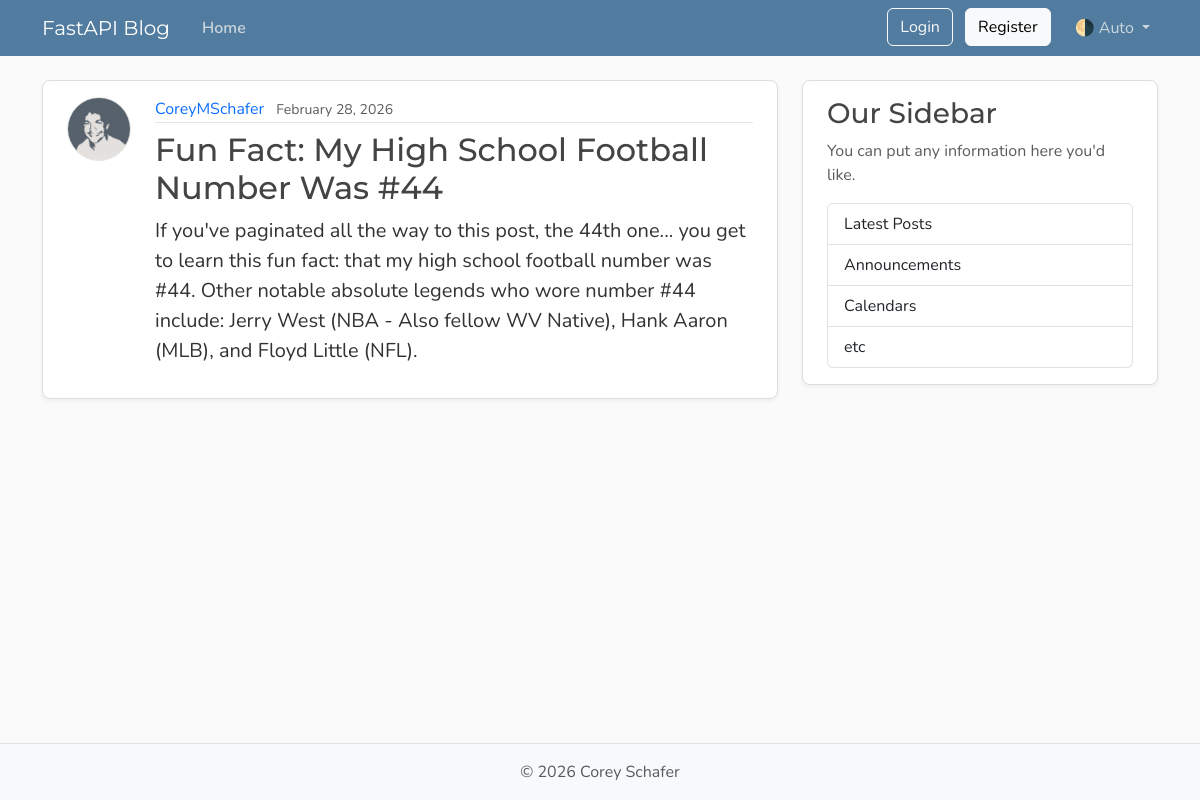
/posts/1, run on the app's committed database.
### models.py (models this page shows, shortened)
class UserBase(SQLModel):
    username: Annotated[str, SQLModelField(min_length=1, max_length=50, unique=True, nullable=False)]
    image_file: Annotated[str | None, SQLModelField(max_length=200, nullable=True, default=None)] = None

class User(UserBase, table=True):
    __tablename__ = "users" # type: ignore
    id: Annotated[int | None, SQLModelField(default=None, primary_key=True, index=True)] = None
    email: Annotated[EmailStr, SQLModelField(max_length=120, unique=True, nullable=False)]
    password_hash: Annotated[str, SQLModelField(max_length=200, nullable=False)]
    posts: Mapped[list["Post"]] = Relationship(
        sa_relationship=relationship("Post", back_populates="author", cascade="all, delete-orphan"))

class PostBase(SQLModel):
    title: Annotated[str, SQLModelField(min_length=1, max_length=100, index=True)]
    content: Annotated[str, SQLModelField(min_length=1)]

class Post(PostBase, table=True):
    __tablename__ = "posts" # type: ignore
    id: Annotated[int | None, SQLModelField(default=None, primary_key=True)] = None
    date_posted: Annotated[datetime, SQLModelField(
        sa_column=Column(DateTime(timezone=True)),
        default_factory=lambda: datetime.now(tz=timezone.utc))]
    user_id: Annotated[int, SQLModelField(foreign_key="users.id", nullable=False, index=True)]
    author: Mapped[User | None] = Relationship(
        sa_relationship=relationship("User", back_populates="posts"))

### main.py (the view)
@app.get("/posts/{post_id}", include_in_schema=False)
async def post_page(request: Request, post_id: int, db: Annotated[AsyncSession, Depends(models.get_db)]):
    result = await db.execute(select(models.Post).options(selectinload(models.Post.author)).where(col(models.Post.id) == post_id))
    post = result.scalars().first()
    if post:
        title = post.title[:50]
        return templates.TemplateResponse(request,
            "post.html",
            {"post": post, "title": title}
        )
    raise HTTPException(status_code=status.HTTP_404_NOT_FOUND, detail="Post not found")

### templates/post.html (shortened to what this page needs)
{% extends "layout.html" %}
{% block content %}
  <article class="content-section py-3 px-4 mb-4">
    <div class="d-flex align-items-start gap-4">
      <img class="rounded-circle article-img flex-shrink-0"
           src="{{ post.author.image_path}}"
           alt="{{ post.author.username }}'s profile picture"
           width="64"
           height="64"
           loading="lazy">
      <div class="flex-grow-1">
        <div class="article-metadata mb-2">
          <a class="me-2" href="{{ url_for('user_posts', user_id=post.author.id) }}">{{ post.author.username }}</a>
          <small class="text-body-secondary">{{ post.date_posted.strftime("%B %d, %Y") }}</small>
        </div>
        <h2 class="article-title">{{ post.title }}</h2>
        <p class="article-content">{{ post.content }}</p>
      </div>
    </div>
  </article>
{% endblock content %}

### templates/layout.html (shortened to what this page needs)
<!DOCTYPE html>
<html lang="en">
  <head>
    <link href="https://cdn.jsdelivr.net/npm/bootstrap@5.3.8/dist/css/bootstrap.min.css"
          rel="stylesheet"
>
    <link rel="stylesheet"
          type="text/css"
          href="{{ url_for('static', path='css/main.css') }}">
  </head>
  <body class="d-flex flex-column min-vh-100">
    <header class="site-header">
      <nav class="navbar navbar-expand-md bg-steel fixed-top"
           data-bs-theme="dark">
        <div class="container">
          <a class="navbar-brand me-4" href="{{ url_for('home') }}">FastAPI Blog</a>
          <div class="collapse navbar-collapse" id="navbarToggle">
            <div class="navbar-nav me-auto">
              <a class="nav-link active"
                 aria-current="page"
                 href="{{ url_for('home') }}">Home</a>
            </div>
            <div class="navbar-nav">
              <div id="loggedOutNav">
                  <a class="btn btn-outline-light mb-2 mb-md-0 me-md-2"
                      href="{{ url_for('login_page') }}">Login</a>
                  <a class="btn btn-light mb-2 mb-md-0 me-md-3"
                      href="{{ url_for('register_page') }}">Register</a>
              </div>
              <div class="nav-item dropdown">
                <a class="nav-link dropdown-toggle"
                   href="#"
                   role="button"
                   id="bd-theme"
                   data-bs-toggle="dropdown"
                   aria-expanded="false">
                  <span id="bd-theme-text">🌗 Auto</span>
                </a>
              </div>
            </div>
          </div>
        </div>
      </nav>
    </header>
    <main role="main" class="container">
      <div class="row">
        <div class="col-md-8">
          {% block content %}
          {% endblock content %}
        </div>
        <aside class="col-md-4">
          <div class="content-section py-3 px-4 mb-4">
            <h3>Our Sidebar</h3>
            <p class="text-body-secondary">You can put any information here you'd like.</p>
            <ul class="list-group">
              <li class="list-group-item">Latest Posts</li>
              <li class="list-group-item">Announcements</li>
              <li class="list-group-item">Calendars</li>
              <li class="list-group-item">etc</li>
            </ul>
          </div>
        </aside>
      </div>
    </main>
    <footer class="mt-auto py-3 bg-body-tertiary border-top">
      <div class="container text-center">
        <p class="text-body-secondary mb-0">
          © <span id="year"></span> Corey Schafer
        </p>
      </div>
    </footer>
  </body>
</html>

### static/css/main.css (style rules this page uses)
:root { --font-heading: "Montserrat", system-ui, -apple-system, BlinkMacSystemFont, sans-serif; --font-body: "Nunito", system-ui, -apple-system, BlinkMacSystemFont, sans-serif; --color-bg-body: #fafafa; --color-bg-content: #ffffff; --color-text-primary: #333333; --color-text-heading: #444444; --color-steel: #527c9f; --color-nav-link: #cbd5db; --color-nav-link-hover: #ffffff; --color-link-hover: #428bca; --color-border: #dddddd; --color-border-light: #e3e3e3; --spacing-xl: 5rem; --article-img-size: 4rem; --account-img-size: 7.813rem; }
body { font-family: var(--font-body); background: var(--color-bg-body); color: var(--color-text-primary); }
main { padding-top: var(--spacing-xl); }
h1, h2, h3, h4, h5, h6 { font-family: var(--font-heading); color: var(--color-text-heading); }
.navbar-brand { font-family: var(--font-heading); }
a { text-decoration: none; }
.bg-steel { background-color: var(--color-steel); }
.site-header .navbar-nav .nav-link { color: var(--color-nav-link); transition: color 0.2s ease-in-out; }
.site-header .navbar-nav .nav-link.active { font-weight: 600; }
.content-section { background: var(--color-bg-content); border: 1px solid var(--color-border); border-radius: 0.5rem; box-shadow: 0 2px 4px rgba(15, 23, 42, 0.05); transition: box-shadow 0.15s ease, transform 0.15s ease, border-color 0.15s ease; }
.article-title { color: var(--color-text-heading); transition: color 0.2s ease-in-out; }
.article-content { white-space: pre-line; font-size: 1.25rem; }
.article-img { height: var(--article-img-size); width: var(--article-img-size); flex-shrink: 0; object-fit: cover; border: 1px solid var(--color-border-light); box-shadow: 0 0 0 2px var(--color-bg-content); }
.article-metadata { padding-bottom: 0.063rem; border-bottom: 1px solid var(--color-border-light); }
.article-metadata a { transition: color 0.2s ease-in-out; }
[data-bs-theme="dark"] { --color-bg-body: #1a1a1a; --color-bg-content: #2d2d2d; --color-text-primary: #e0e0e0; --color-text-heading: #f0f0f0; --color-border: #404040; --color-border-light: #4a4a4a; }

### data on the page
User: author.image_path (picture), author.username "CoreyMSchafer"
Post: date_posted "February 28, 2026", title "Fun Fact: My High School Football Number Was #44", content "If you've paginated all the way to this post, the 44th one... you get to learn this fun fact: that my high school football number was #44. Other notable absolute legends who wore number #44 include: Jerry West (NBA - Also fellow WV Native), Hank Aaron (MLB), and Floyd Little (NFL)."
